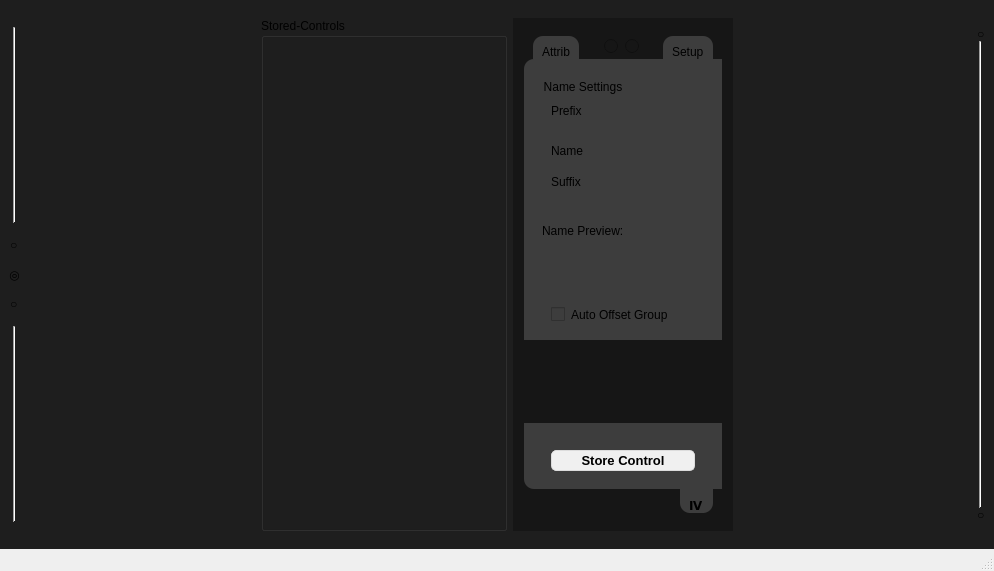
<?xml version="1.0" encoding="UTF-8"?>
<ui version="4.0">
 <author>Chiyu</author>
 <class>MainWindow</class>
 <widget class="QMainWindow" name="MainWindow">
  <property name="geometry">
   <rect>
    <x>0</x>
    <y>0</y>
    <width>994</width>
    <height>571</height>
   </rect>
  </property>
  <property name="windowTitle">
   <string>MainWindow</string>
  </property>
  <property name="styleSheet">
   <string notr="true">#centralwidget{
	background-color:#1e1e1e;}</string>
  </property>
  <widget class="QWidget" name="centralwidget">
   <layout class="QVBoxLayout" name="verticalLayout_26">
    <item>
     <widget class="QWidget" name="widget" native="true">
      <layout class="QHBoxLayout" name="horizontalLayout">
       <property name="leftMargin">
        <number>0</number>
       </property>
       <property name="rightMargin">
        <number>0</number>
       </property>
       <item alignment="Qt::AlignmentFlag::AlignLeft">
        <widget class="QWidget" name="widget_3" native="true">
         <layout class="QVBoxLayout" name="verticalLayout_2">
          <property name="spacing">
           <number>15</number>
          </property>
          <property name="leftMargin">
           <number>0</number>
          </property>
          <item alignment="Qt::AlignmentFlag::AlignHCenter">
           <widget class="Line" name="line_2">
            <property name="sizePolicy">
             <sizepolicy hsizetype="Fixed" vsizetype="MinimumExpanding">
              <horstretch>0</horstretch>
              <verstretch>0</verstretch>
             </sizepolicy>
            </property>
            <property name="orientation">
             <enum>Qt::Orientation::Vertical</enum>
            </property>
           </widget>
          </item>
          <item alignment="Qt::AlignmentFlag::AlignHCenter">
           <widget class="QLabel" name="label">
            <property name="text">
             <string>○</string>
            </property>
           </widget>
          </item>
          <item alignment="Qt::AlignmentFlag::AlignHCenter">
           <widget class="QLabel" name="label_2">
            <property name="text">
             <string>◎</string>
            </property>
           </widget>
          </item>
          <item alignment="Qt::AlignmentFlag::AlignHCenter">
           <widget class="QLabel" name="label_3">
            <property name="text">
             <string>○</string>
            </property>
           </widget>
          </item>
          <item alignment="Qt::AlignmentFlag::AlignHCenter">
           <widget class="Line" name="line">
            <property name="sizePolicy">
             <sizepolicy hsizetype="Fixed" vsizetype="MinimumExpanding">
              <horstretch>0</horstretch>
              <verstretch>0</verstretch>
             </sizepolicy>
            </property>
            <property name="orientation">
             <enum>Qt::Orientation::Vertical</enum>
            </property>
           </widget>
          </item>
         </layout>
        </widget>
       </item>
       <item>
        <widget class="QGroupBox" name="groupBox">
         <property name="title">
          <string>Stored-Controls</string>
         </property>
         <layout class="QVBoxLayout" name="verticalLayout_6"/>
        </widget>
       </item>
       <item>
        <widget class="QWidget" name="widget_2" native="true">
         <property name="sizePolicy">
          <sizepolicy hsizetype="Fixed" vsizetype="Preferred">
           <horstretch>0</horstretch>
           <verstretch>0</verstretch>
          </sizepolicy>
         </property>
         <property name="minimumSize">
          <size>
           <width>200</width>
           <height>0</height>
          </size>
         </property>
         <property name="styleSheet">
          <string notr="true">background-color: rgb(22, 22, 22);</string>
         </property>
         <layout class="QVBoxLayout" name="verticalLayout_4">
          <property name="leftMargin">
           <number>2</number>
          </property>
          <property name="rightMargin">
           <number>2</number>
          </property>
          <item>
           <widget class="QWidget" name="widget_5" native="true">
            <layout class="QVBoxLayout" name="verticalLayout_5">
             <property name="spacing">
              <number>0</number>
             </property>
             <item>
              <widget class="QWidget" name="widget_7" native="true">
               <layout class="QHBoxLayout" name="horizontalLayout_12">
                <property name="spacing">
                 <number>0</number>
                </property>
                <property name="leftMargin">
                 <number>0</number>
                </property>
                <property name="topMargin">
                 <number>0</number>
                </property>
                <property name="rightMargin">
                 <number>0</number>
                </property>
                <property name="bottomMargin">
                 <number>0</number>
                </property>
                <item>
                 <widget class="QStackedWidget" name="stackedWidget_2">
                  <property name="currentIndex">
                   <number>0</number>
                  </property>
                  <widget class="QWidget" name="page_5">
                   <layout class="QVBoxLayout" name="verticalLayout_15">
                    <property name="leftMargin">
                     <number>9</number>
                    </property>
                    <property name="topMargin">
                     <number>0</number>
                    </property>
                    <property name="bottomMargin">
                     <number>0</number>
                    </property>
                    <item>
                     <widget class="QWidget" name="widget_22" native="true">
                      <property name="styleSheet">
                       <string notr="true">background-color: rgb(61, 61, 61);
border-top-left-radius: 10px;
border-top-right-radius: 10px;</string>
                      </property>
                      <layout class="QHBoxLayout" name="horizontalLayout_3">
                       <property name="bottomMargin">
                        <number>0</number>
                       </property>
                       <item alignment="Qt::AlignmentFlag::AlignBottom">
                        <widget class="QLabel" name="label_10">
                         <property name="text">
                          <string>Attrib</string>
                         </property>
                        </widget>
                       </item>
                      </layout>
                     </widget>
                    </item>
                   </layout>
                  </widget>
                  <widget class="QWidget" name="page_6"/>
                 </widget>
                </item>
                <item>
                 <spacer name="horizontalSpacer">
                  <property name="orientation">
                   <enum>Qt::Orientation::Horizontal</enum>
                  </property>
                  <property name="sizeHint" stdset="0">
                   <size>
                    <width>10</width>
                    <height>20</height>
                   </size>
                  </property>
                 </spacer>
                </item>
                <item>
                 <widget class="QWidget" name="widget_9" native="true">
                  <layout class="QHBoxLayout" name="horizontalLayout_9">
                   <property name="spacing">
                    <number>7</number>
                   </property>
                   <property name="leftMargin">
                    <number>0</number>
                   </property>
                   <property name="topMargin">
                    <number>0</number>
                   </property>
                   <property name="rightMargin">
                    <number>0</number>
                   </property>
                   <property name="bottomMargin">
                    <number>2</number>
                   </property>
                   <item>
                    <widget class="QRadioButton" name="setupradio">
                     <property name="text">
                      <string/>
                     </property>
                    </widget>
                   </item>
                   <item>
                    <widget class="QRadioButton" name="colorradio">
                     <property name="text">
                      <string/>
                     </property>
                    </widget>
                   </item>
                  </layout>
                 </widget>
                </item>
                <item>
                 <spacer name="horizontalSpacer_3">
                  <property name="orientation">
                   <enum>Qt::Orientation::Horizontal</enum>
                  </property>
                  <property name="sizeHint" stdset="0">
                   <size>
                    <width>10</width>
                    <height>20</height>
                   </size>
                  </property>
                 </spacer>
                </item>
                <item>
                 <widget class="QStackedWidget" name="stackedWidget">
                  <property name="currentIndex">
                   <number>0</number>
                  </property>
                  <widget class="QWidget" name="page_3">
                   <layout class="QVBoxLayout" name="verticalLayout_14">
                    <property name="leftMargin">
                     <number>9</number>
                    </property>
                    <property name="topMargin">
                     <number>0</number>
                    </property>
                    <property name="bottomMargin">
                     <number>0</number>
                    </property>
                    <item>
                     <widget class="QWidget" name="widget_12" native="true">
                      <property name="styleSheet">
                       <string notr="true">background-color: rgb(61, 61, 61);
border-top-left-radius: 10px;
border-top-right-radius: 10px;</string>
                      </property>
                      <layout class="QHBoxLayout" name="horizontalLayout_2">
                       <property name="bottomMargin">
                        <number>0</number>
                       </property>
                       <item alignment="Qt::AlignmentFlag::AlignBottom">
                        <widget class="QLabel" name="label_6">
                         <property name="text">
                          <string>Setup</string>
                         </property>
                        </widget>
                       </item>
                      </layout>
                     </widget>
                    </item>
                   </layout>
                  </widget>
                  <widget class="QWidget" name="page_4"/>
                 </widget>
                </item>
               </layout>
              </widget>
             </item>
             <item>
              <widget class="QWidget" name="widget_8" native="true">
               <property name="styleSheet">
                <string notr="true">background-color: rgb(61, 61, 61);
border-top-left-radius: 10px;
border-top-right-radius: 10x;</string>
               </property>
               <layout class="QVBoxLayout" name="verticalLayout_29">
                <property name="topMargin">
                 <number>0</number>
                </property>
                <item>
                 <widget class="QStackedWidget" name="stackedWidget_3">
                  <property name="currentIndex">
                   <number>1</number>
                  </property>
                  <widget class="QWidget" name="page_7">
                   <layout class="QVBoxLayout" name="verticalLayout_27">
                    <property name="spacing">
                     <number>0</number>
                    </property>
                    <property name="leftMargin">
                     <number>0</number>
                    </property>
                    <property name="topMargin">
                     <number>0</number>
                    </property>
                    <property name="rightMargin">
                     <number>0</number>
                    </property>
                    <property name="bottomMargin">
                     <number>0</number>
                    </property>
                    <item>
                     <widget class="QWidget" name="widget_11" native="true">
                      <layout class="QVBoxLayout" name="verticalLayout">
                       <property name="spacing">
                        <number>0</number>
                       </property>
                       <property name="leftMargin">
                        <number>0</number>
                       </property>
                       <property name="topMargin">
                        <number>0</number>
                       </property>
                       <property name="rightMargin">
                        <number>0</number>
                       </property>
                       <property name="bottomMargin">
                        <number>0</number>
                       </property>
                       <item>
                        <widget class="QWidget" name="widget_29" native="true">
                         <layout class="QVBoxLayout" name="verticalLayout_17">
                          <property name="bottomMargin">
                           <number>0</number>
                          </property>
                          <item>
                           <widget class="QWidget" name="pick_color_Wdg" native="true">
                            <property name="sizePolicy">
                             <sizepolicy hsizetype="Preferred" vsizetype="Preferred">
                              <horstretch>0</horstretch>
                              <verstretch>0</verstretch>
                             </sizepolicy>
                            </property>
                            <layout class="QHBoxLayout" name="horizontalLayout_15">
                             <property name="spacing">
                              <number>7</number>
                             </property>
                             <item>
                              <widget class="QPushButton" name="pickColor_Btn">
                               <property name="styleSheet">
                                <string notr="true">border: 1px solid #dcdcdc;
background-color: #f0f0f0;
color: black;
padding: 2px 5px;
font: bold 10pt;
border-radius: 5px;</string>
                               </property>
                               <property name="text">
                                <string>Pick Color</string>
                               </property>
                              </widget>
                             </item>
                            </layout>
                           </widget>
                          </item>
                          <item>
                           <widget class="QWidget" name="preset_color_Wdg" native="true">
                            <property name="sizePolicy">
                             <sizepolicy hsizetype="Fixed" vsizetype="Preferred">
                              <horstretch>0</horstretch>
                              <verstretch>0</verstretch>
                             </sizepolicy>
                            </property>
                            <property name="maximumSize">
                             <size>
                              <width>16777206</width>
                              <height>16777215</height>
                             </size>
                            </property>
                            <layout class="QHBoxLayout" name="horizontalLayout_16">
                             <property name="leftMargin">
                              <number>0</number>
                             </property>
                             <property name="rightMargin">
                              <number>0</number>
                             </property>
                            </layout>
                           </widget>
                          </item>
                         </layout>
                        </widget>
                       </item>
                       <item>
                        <widget class="QWidget" name="widget_25" native="true">
                         <layout class="QVBoxLayout" name="verticalLayout_9">
                          <property name="topMargin">
                           <number>20</number>
                          </property>
                          <item>
                           <widget class="QLabel" name="label_12">
                            <property name="text">
                             <string>Primary Axis</string>
                            </property>
                           </widget>
                          </item>
                          <item>
                           <widget class="QWidget" name="axis_Wdg" native="true">
                            <layout class="QHBoxLayout" name="horizontalLayout_14"/>
                           </widget>
                          </item>
                         </layout>
                        </widget>
                       </item>
                       <item>
                        <widget class="QWidget" name="ctrlscale_Wdg" native="true">
                         <layout class="QVBoxLayout" name="verticalLayout_16">
                          <property name="bottomMargin">
                           <number>0</number>
                          </property>
                          <item>
                           <widget class="QLabel" name="scale_Lbl">
                            <property name="text">
                             <string>Universal Scale</string>
                            </property>
                           </widget>
                          </item>
                          <item>
                           <widget class="QWidget" name="scaleSlider_Wdg" native="true">
                            <layout class="QHBoxLayout" name="horizontalLayout_13"/>
                           </widget>
                          </item>
                         </layout>
                        </widget>
                       </item>
                      </layout>
                     </widget>
                    </item>
                   </layout>
                  </widget>
                  <widget class="QWidget" name="page_8">
                   <layout class="QVBoxLayout" name="verticalLayout_28">
                    <property name="spacing">
                     <number>0</number>
                    </property>
                    <property name="leftMargin">
                     <number>0</number>
                    </property>
                    <property name="topMargin">
                     <number>0</number>
                    </property>
                    <property name="rightMargin">
                     <number>0</number>
                    </property>
                    <property name="bottomMargin">
                     <number>0</number>
                    </property>
                    <item>
                     <widget class="QWidget" name="widget_32" native="true">
                      <layout class="QVBoxLayout" name="verticalLayout_22">
                       <property name="spacing">
                        <number>0</number>
                       </property>
                       <property name="leftMargin">
                        <number>0</number>
                       </property>
                       <property name="topMargin">
                        <number>0</number>
                       </property>
                       <property name="rightMargin">
                        <number>0</number>
                       </property>
                       <property name="bottomMargin">
                        <number>0</number>
                       </property>
                       <item>
                        <widget class="QWidget" name="widget_40" native="true">
                         <layout class="QVBoxLayout" name="verticalLayout_23">
                          <property name="bottomMargin">
                           <number>0</number>
                          </property>
                          <item>
                           <widget class="QWidget" name="Naming_Wdg" native="true">
                            <property name="sizePolicy">
                             <sizepolicy hsizetype="Preferred" vsizetype="Preferred">
                              <horstretch>0</horstretch>
                              <verstretch>0</verstretch>
                             </sizepolicy>
                            </property>
                            <layout class="QHBoxLayout" name="horizontalLayout_21">
                             <property name="spacing">
                              <number>0</number>
                             </property>
                             <property name="leftMargin">
                              <number>0</number>
                             </property>
                             <property name="topMargin">
                              <number>10</number>
                             </property>
                             <property name="rightMargin">
                              <number>0</number>
                             </property>
                             <property name="bottomMargin">
                              <number>0</number>
                             </property>
                             <item>
                              <widget class="QGroupBox" name="nameSetting_Grp">
                               <property name="title">
                                <string>Name Settings</string>
                               </property>
                               <layout class="QVBoxLayout" name="verticalLayout_30">
                                <property name="leftMargin">
                                 <number>9</number>
                                </property>
                                <property name="topMargin">
                                 <number>25</number>
                                </property>
                                <property name="rightMargin">
                                 <number>9</number>
                                </property>
                                <property name="bottomMargin">
                                 <number>10</number>
                                </property>
                                <item>
                                 <widget class="QWidget" name="widget_24" native="true">
                                  <layout class="QHBoxLayout" name="horizontalLayout_26">
                                   <property name="leftMargin">
                                    <number>0</number>
                                   </property>
                                   <property name="topMargin">
                                    <number>0</number>
                                   </property>
                                   <property name="rightMargin">
                                    <number>0</number>
                                   </property>
                                   <item>
                                    <widget class="QLabel" name="label_18">
                                     <property name="text">
                                      <string>Prefix</string>
                                     </property>
                                    </widget>
                                   </item>
                                   <item>
                                    <widget class="QLineEdit" name="PrefixLine"/>
                                   </item>
                                  </layout>
                                 </widget>
                                </item>
                                <item>
                                 <widget class="QWidget" name="widget_28" native="true">
                                  <layout class="QHBoxLayout" name="horizontalLayout_27">
                                   <property name="leftMargin">
                                    <number>0</number>
                                   </property>
                                   <property name="rightMargin">
                                    <number>0</number>
                                   </property>
                                   <item>
                                    <widget class="QLabel" name="label_19">
                                     <property name="text">
                                      <string>Name</string>
                                     </property>
                                    </widget>
                                   </item>
                                   <item>
                                    <widget class="QLineEdit" name="NameLine"/>
                                   </item>
                                  </layout>
                                 </widget>
                                </item>
                                <item>
                                 <widget class="QWidget" name="widget_23" native="true">
                                  <layout class="QHBoxLayout" name="horizontalLayout_25">
                                   <property name="leftMargin">
                                    <number>0</number>
                                   </property>
                                   <property name="topMargin">
                                    <number>0</number>
                                   </property>
                                   <property name="rightMargin">
                                    <number>0</number>
                                   </property>
                                   <item>
                                    <widget class="QLabel" name="label_17">
                                     <property name="text">
                                      <string>Suffix</string>
                                     </property>
                                    </widget>
                                   </item>
                                   <item>
                                    <widget class="QLineEdit" name="SuffixLine"/>
                                   </item>
                                  </layout>
                                 </widget>
                                </item>
                               </layout>
                              </widget>
                             </item>
                            </layout>
                           </widget>
                          </item>
                          <item>
                           <widget class="QWidget" name="widget_42" native="true">
                            <property name="sizePolicy">
                             <sizepolicy hsizetype="Fixed" vsizetype="Preferred">
                              <horstretch>0</horstretch>
                              <verstretch>0</verstretch>
                             </sizepolicy>
                            </property>
                            <property name="maximumSize">
                             <size>
                              <width>16777206</width>
                              <height>16777215</height>
                             </size>
                            </property>
                            <layout class="QHBoxLayout" name="horizontalLayout_22">
                             <property name="leftMargin">
                              <number>0</number>
                             </property>
                             <property name="rightMargin">
                              <number>0</number>
                             </property>
                             <item>
                              <widget class="QLabel" name="demo_text">
                               <property name="text">
                                <string>Name Preview:</string>
                               </property>
                              </widget>
                             </item>
                            </layout>
                           </widget>
                          </item>
                         </layout>
                        </widget>
                       </item>
                       <item>
                        <widget class="QWidget" name="widget_43" native="true">
                         <layout class="QVBoxLayout" name="verticalLayout_24">
                          <property name="topMargin">
                           <number>20</number>
                          </property>
                          <item>
                           <widget class="QWidget" name="widget_44" native="true">
                            <layout class="QHBoxLayout" name="horizontalLayout_23">
                             <property name="topMargin">
                              <number>4</number>
                             </property>
                            </layout>
                           </widget>
                          </item>
                         </layout>
                        </widget>
                       </item>
                       <item>
                        <widget class="QWidget" name="widget_45" native="true">
                         <layout class="QVBoxLayout" name="verticalLayout_25">
                          <property name="bottomMargin">
                           <number>0</number>
                          </property>
                          <item>
                           <widget class="QWidget" name="widget_46" native="true">
                            <layout class="QHBoxLayout" name="horizontalLayout_24">
                             <item>
                              <widget class="QCheckBox" name="offsetgroup_Chck">
                               <property name="text">
                                <string>Auto Offset Group</string>
                               </property>
                              </widget>
                             </item>
                            </layout>
                           </widget>
                          </item>
                         </layout>
                        </widget>
                       </item>
                      </layout>
                     </widget>
                    </item>
                   </layout>
                  </widget>
                 </widget>
                </item>
               </layout>
              </widget>
             </item>
            </layout>
           </widget>
          </item>
          <item>
           <spacer name="verticalSpacer">
            <property name="orientation">
             <enum>Qt::Orientation::Vertical</enum>
            </property>
            <property name="sizeHint" stdset="0">
             <size>
              <width>20</width>
              <height>256</height>
             </size>
            </property>
           </spacer>
          </item>
          <item>
           <widget class="QWidget" name="widget_6" native="true">
            <layout class="QVBoxLayout" name="verticalLayout_13">
             <property name="spacing">
              <number>0</number>
             </property>
             <item>
              <widget class="QWidget" name="widget_18" native="true">
               <property name="styleSheet">
                <string notr="true">background-color: rgb(61, 61, 61);
border-bottom-left-radius: 10px;
border-bottom-right-radius: 10x;</string>
               </property>
               <layout class="QVBoxLayout" name="verticalLayout_10">
                <property name="bottomMargin">
                 <number>0</number>
                </property>
                <item>
                 <widget class="QWidget" name="widget_19" native="true">
                  <layout class="QVBoxLayout" name="verticalLayout_11">
                   <item>
                    <widget class="QWidget" name="widget_20" native="true">
                     <property name="sizePolicy">
                      <sizepolicy hsizetype="Preferred" vsizetype="Preferred">
                       <horstretch>0</horstretch>
                       <verstretch>0</verstretch>
                      </sizepolicy>
                     </property>
                     <layout class="QHBoxLayout" name="horizontalLayout_7">
                      <property name="spacing">
                       <number>7</number>
                      </property>
                      <item>
                       <widget class="QPushButton" name="pushButton_2">
                        <property name="styleSheet">
                         <string notr="true">border: 1px solid #dcdcdc;
background-color: #f0f0f0;
color: black;
padding: 2px 5px;
font: bold 10pt;
border-radius: 5px;</string>
                        </property>
                        <property name="text">
                         <string>Store Control</string>
                        </property>
                       </widget>
                      </item>
                     </layout>
                    </widget>
                   </item>
                  </layout>
                 </widget>
                </item>
               </layout>
              </widget>
             </item>
             <item>
              <widget class="QWidget" name="widget_26" native="true">
               <layout class="QHBoxLayout" name="horizontalLayout_10">
                <property name="spacing">
                 <number>0</number>
                </property>
                <property name="topMargin">
                 <number>0</number>
                </property>
                <property name="bottomMargin">
                 <number>0</number>
                </property>
                <item>
                 <spacer name="horizontalSpacer_2">
                  <property name="orientation">
                   <enum>Qt::Orientation::Horizontal</enum>
                  </property>
                  <property name="sizeHint" stdset="0">
                   <size>
                    <width>40</width>
                    <height>20</height>
                   </size>
                  </property>
                 </spacer>
                </item>
                <item alignment="Qt::AlignmentFlag::AlignHCenter|Qt::AlignmentFlag::AlignBottom">
                 <widget class="QWidget" name="widget_27" native="true">
                  <property name="styleSheet">
                   <string notr="true">background-color: rgb(61, 61, 61);
border-bottom-left-radius: 10px;
border-bottom-right-radius: 10px;</string>
                  </property>
                  <layout class="QHBoxLayout" name="horizontalLayout_11">
                   <property name="bottomMargin">
                    <number>0</number>
                   </property>
                   <item alignment="Qt::AlignmentFlag::AlignBottom">
                    <widget class="QLabel" name="luckyNumber">
                     <property name="font">
                      <font>
                       <bold>true</bold>
                      </font>
                     </property>
                     <property name="text">
                      <string>Ⅳ</string>
                     </property>
                    </widget>
                   </item>
                  </layout>
                 </widget>
                </item>
               </layout>
              </widget>
             </item>
            </layout>
           </widget>
          </item>
         </layout>
        </widget>
       </item>
       <item alignment="Qt::AlignmentFlag::AlignRight">
        <widget class="QWidget" name="widget_4" native="true">
         <layout class="QVBoxLayout" name="verticalLayout_3">
          <property name="spacing">
           <number>0</number>
          </property>
          <property name="rightMargin">
           <number>0</number>
          </property>
          <item>
           <widget class="QLabel" name="label_4">
            <property name="text">
             <string>○</string>
            </property>
           </widget>
          </item>
          <item alignment="Qt::AlignmentFlag::AlignHCenter">
           <widget class="Line" name="line_3">
            <property name="sizePolicy">
             <sizepolicy hsizetype="Fixed" vsizetype="MinimumExpanding">
              <horstretch>0</horstretch>
              <verstretch>0</verstretch>
             </sizepolicy>
            </property>
            <property name="orientation">
             <enum>Qt::Orientation::Vertical</enum>
            </property>
           </widget>
          </item>
          <item>
           <widget class="QLabel" name="label_5">
            <property name="text">
             <string>○</string>
            </property>
           </widget>
          </item>
         </layout>
        </widget>
       </item>
      </layout>
     </widget>
    </item>
   </layout>
  </widget>
  <widget class="QMenuBar" name="menubar">
   <property name="geometry">
    <rect>
     <x>0</x>
     <y>0</y>
     <width>994</width>
     <height>33</height>
    </rect>
   </property>
  </widget>
  <widget class="QStatusBar" name="statusbar"/>
 </widget>
 <includes>
  <include location="local">Making UI's is fun</include>
 </includes>
 <resources/>
 <connections/>
</ui>
